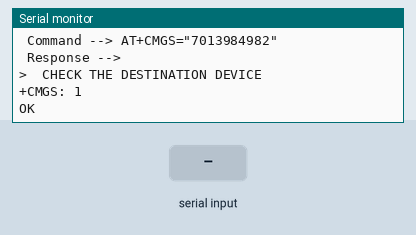
Simulated run of this sketch. Board: Arduino Uno, built with avr-gcc and run on an emulated ATmega328P. Shown: the last lines printed to the serial monitor. The test bench sets the inputs (shaded band). The modem accepts every AT command (registered, SIM ready, sends succeed) and sends nothing else.

Above: at 2.0 s.
2.1 s: "1\n" received over the second serial link
At 2.7 s:
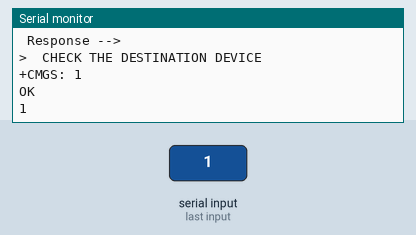
3.6 s: "0\n" received over the second serial link
At 5.1 s:
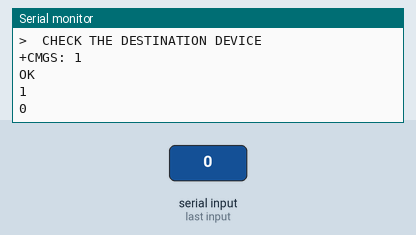

Measured:
- after the input at 2.1 s, the serial monitor: prints a new line at once (image 1)
- after the input at 3.6 s, the serial monitor: prints a new line at once (image 2)

The sketch:

GSM.ino
```cpp
#include <SoftwareSerial.h>
String inputString="";
String fromGSM="";
SoftwareSerial mySerial(8,9);//Tx of GSM to arduino pin 3, Rx of GSM to arduino pin 2//
char sim800l[255],SMS[255];
int sim800lIndex=0,SMS_Index=0;
bool NewSMSArrived=0;

void setup()
{
Serial.begin(9600);
mySerial.begin(9600);
Serial.println(" Command --> AT ");
mySerial.print("AT");
mySerial.print("\r");
delay(100);
Serial.print(" Response --> ");
while(mySerial.available())
{
sim800l[sim800lIndex] = mySerial.read();
sim800lIndex++;
Serial.print( sim800l[sim800lIndex-1]);
}
sim800lIndex=0;
Serial.println("");
Serial.println(" Command --> ATEO ");
mySerial.print("ATE0");
mySerial.print("\r");
delay(100);
Serial.print(" Response --> ");
while(mySerial.available())
{
sim800l[sim800lIndex] = mySerial.read();
sim800lIndex++;
Serial.print( sim800l[sim800lIndex-1]);
}
sim800lIndex=0;
Serial.println("");

Serial.println(" Command --> AT+CFUN=1 ");
mySerial.print("AT+CFUN =1");
mySerial.print("\r");
delay(100);
Serial.print(" Response --> ");
// while( ! (mySerial.available()) );
while(mySerial.available())
{
sim800l[sim800lIndex] = mySerial.read();
sim800lIndex++;
Serial.print( sim800l[sim800lIndex-1]);
}
sim800lIndex=0;
Serial.println("");

Serial.println(" Command --> AT+CMGF=1 ");
Serial.print(" Response --> ");
mySerial.print("AT+CMGF =1");
mySerial.print("\r");
delay(100);
// while( ! (mySerial.available()) );
while(mySerial.available())
{
sim800l[sim800lIndex] = mySerial.read();
sim800lIndex++;
Serial.print( sim800l[sim800lIndex-1]);
}

Serial.println(" Command --> AT+CSCS=\"GSM\"");
Serial.print(" Response --> ");
mySerial.print("AT+CSCS =\"GSM\"");
mySerial.print("\r");
delay(100);
// while( ! (mySerial.available()) );
while(mySerial.available())
{
sim800l[sim800lIndex] = mySerial.read();
sim800lIndex++;
Serial.print( sim800l[sim800lIndex-1]);
}

Serial.println(" Command --> AT+CPMS=\"SM\"");
Serial.print(" Response --> ");
mySerial.print("AT+CPMS =\"SM\"");
mySerial.print("\r");
delay(100);
// while( ! (mySerial.available()) );
while(mySerial.available())
{
sim800l[sim800lIndex] = mySerial.read();
sim800lIndex++;
Serial.print( sim800l[sim800lIndex-1]);
}

Serial.println(" Command --> AT+CMGS=\"7013984982\"");
Serial.print(" Response --> ");
mySerial.print("AT+CMGS=\"7013984982\"");
mySerial.print("\n");
delay(100);

// while( ! (mySerial.available()) );
while(mySerial.available())
{
sim800l[sim800lIndex] = mySerial.read();
sim800lIndex++;
Serial.print( sim800l[sim800lIndex-1]);
}
mySerial.print(" SILICON TOUCH TECHNOLOGIES "); // txt msg
mySerial.write(0x1A);

Serial.print(" CHECK THE DESTINATION DEVICE ");

}

void loop()
{
while(1)
{
while(Serial.available())
{
sim800l[sim800lIndex] = Serial.read();
sim800lIndex++;
mySerial.print( sim800l[sim800lIndex-1]);
}
while(mySerial.available())
{
sim800l[sim800lIndex] = mySerial.read();
sim800lIndex++;
/* if(sim800l[sim800lIndex-5]=='+'&&sim800l[sim800lIndex-4]=='C'&&sim800l[sim800lIndex-3]=='M'&&sim800l[sim800lIndex-2]=='T'&&sim800l[sim800lIndex-1]=='I')
{
NewSMSArrived=1;
} */
Serial.print( sim800l[sim800lIndex-1]);
}

/* if(NewSMSArrived == 1)
{
for(int i=0;i= (sim800lIndex-1);i++)
{
SMS[i] = sim800l[i];
}
NewSMSArrived=0;
Serial.print(SMS);
} */
}
}
```
